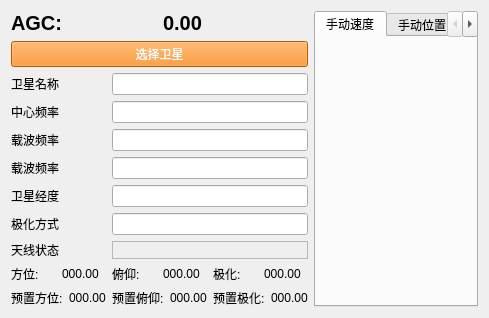
<?xml version="1.0" encoding="UTF-8"?>
<ui version="4.0">
 <class>Man_Widget</class>
 <widget class="QWidget" name="Man_Widget">
  <property name="geometry">
   <rect>
    <x>0</x>
    <y>0</y>
    <width>489</width>
    <height>313</height>
   </rect>
  </property>
  <property name="windowTitle">
   <string>Form</string>
  </property>
  <layout class="QGridLayout" name="gridLayout">
   <item row="0" column="0" colspan="3">
    <layout class="QHBoxLayout" name="horizontalLayout_4">
     <item>
      <widget class="QLabel" name="label_3">
       <property name="font">
        <font>
         <pointsize>15</pointsize>
         <weight>75</weight>
         <bold>true</bold>
        </font>
       </property>
       <property name="text">
        <string>AGC:</string>
       </property>
       <property name="alignment">
        <set>Qt::AlignLeading|Qt::AlignLeft|Qt::AlignVCenter</set>
       </property>
      </widget>
     </item>
     <item>
      <widget class="QLabel" name="label_agc">
       <property name="font">
        <font>
         <pointsize>15</pointsize>
         <weight>75</weight>
         <bold>true</bold>
        </font>
       </property>
       <property name="text">
        <string>0.00</string>
       </property>
      </widget>
     </item>
    </layout>
   </item>
   <item row="0" column="3" rowspan="11">
    <widget class="QTabWidget" name="tabWidget_1">
     <property name="currentIndex">
      <number>0</number>
     </property>
     <widget class="Man_S" name="tab_s_3">
      <attribute name="title">
       <string>手动速度</string>
      </attribute>
     </widget>
     <widget class="Man_P" name="tab_p_3">
      <attribute name="title">
       <string>手动位置</string>
      </attribute>
     </widget>
     <widget class="Man_S_P" name="tab_s_p_3">
      <attribute name="title">
       <string>手动速度+位置</string>
      </attribute>
     </widget>
    </widget>
   </item>
   <item row="1" column="0" colspan="3">
    <widget class="QPushButton" name="button_select_antenna">
     <property name="styleSheet">
      <string notr="true">font : 75 10pt  &quot;黑体&quot;;
color : white;
background-color: rgb(255,128,0);
</string>
     </property>
     <property name="text">
      <string>选择卫星</string>
     </property>
    </widget>
   </item>
   <item row="2" column="0">
    <widget class="QLabel" name="label_19">
     <property name="text">
      <string>卫星名称</string>
     </property>
    </widget>
   </item>
   <item row="2" column="1" colspan="2">
    <widget class="QLineEdit" name="lineEdit_name">
     <property name="styleSheet">
      <string notr="true"/>
     </property>
     <property name="readOnly">
      <bool>true</bool>
     </property>
    </widget>
   </item>
   <item row="3" column="0">
    <widget class="QLabel" name="label_6">
     <property name="text">
      <string>中心频率</string>
     </property>
    </widget>
   </item>
   <item row="3" column="1" colspan="2">
    <widget class="QLineEdit" name="lineEdit_pl">
     <property name="readOnly">
      <bool>true</bool>
     </property>
    </widget>
   </item>
   <item row="4" column="0">
    <widget class="QLabel" name="label_5">
     <property name="text">
      <string>载波频率</string>
     </property>
    </widget>
   </item>
   <item row="4" column="1" colspan="2">
    <widget class="QLineEdit" name="lineEdit_zb_pl">
     <property name="readOnly">
      <bool>true</bool>
     </property>
    </widget>
   </item>
   <item row="5" column="0">
    <widget class="QLabel" name="label_15">
     <property name="text">
      <string>载波频率</string>
     </property>
    </widget>
   </item>
   <item row="5" column="1" colspan="2">
    <widget class="QLineEdit" name="lineEdit_zb_sl">
     <property name="readOnly">
      <bool>true</bool>
     </property>
    </widget>
   </item>
   <item row="6" column="0">
    <widget class="QLabel" name="label_21">
     <property name="text">
      <string>卫星经度</string>
     </property>
    </widget>
   </item>
   <item row="6" column="1" colspan="2">
    <widget class="QLineEdit" name="lineEdit_longitude">
     <property name="readOnly">
      <bool>true</bool>
     </property>
    </widget>
   </item>
   <item row="7" column="0">
    <widget class="QLabel" name="label_18">
     <property name="text">
      <string>极化方式</string>
     </property>
    </widget>
   </item>
   <item row="7" column="1" colspan="2">
    <widget class="QLineEdit" name="lineEdit_pol_model">
     <property name="readOnly">
      <bool>true</bool>
     </property>
    </widget>
   </item>
   <item row="8" column="0">
    <widget class="QLabel" name="label_23">
     <property name="frameShadow">
      <enum>QFrame::Plain</enum>
     </property>
     <property name="text">
      <string>天线状态</string>
     </property>
    </widget>
   </item>
   <item row="8" column="1" colspan="2">
    <widget class="QLabel" name="label_antenna_state">
     <property name="frameShape">
      <enum>QFrame::StyledPanel</enum>
     </property>
     <property name="lineWidth">
      <number>1</number>
     </property>
     <property name="text">
      <string/>
     </property>
     <property name="textFormat">
      <enum>Qt::AutoText</enum>
     </property>
     <property name="scaledContents">
      <bool>false</bool>
     </property>
     <property name="alignment">
      <set>Qt::AlignLeading|Qt::AlignLeft|Qt::AlignVCenter</set>
     </property>
     <property name="wordWrap">
      <bool>false</bool>
     </property>
    </widget>
   </item>
   <item row="9" column="0">
    <layout class="QHBoxLayout" name="horizontalLayout_22">
     <item>
      <widget class="QLabel" name="label_32">
       <property name="text">
        <string>方位:</string>
       </property>
       <property name="textFormat">
        <enum>Qt::AutoText</enum>
       </property>
       <property name="alignment">
        <set>Qt::AlignLeading|Qt::AlignLeft|Qt::AlignVCenter</set>
       </property>
       <property name="wordWrap">
        <bool>false</bool>
       </property>
       <property name="margin">
        <number>0</number>
       </property>
      </widget>
     </item>
     <item>
      <widget class="QLabel" name="label_cur_azm_5">
       <property name="text">
        <string>000.00</string>
       </property>
       <property name="alignment">
        <set>Qt::AlignLeading|Qt::AlignLeft|Qt::AlignVCenter</set>
       </property>
      </widget>
     </item>
    </layout>
   </item>
   <item row="9" column="1">
    <layout class="QHBoxLayout" name="horizontalLayout_25">
     <item>
      <widget class="QLabel" name="label_35">
       <property name="text">
        <string>俯仰:</string>
       </property>
       <property name="alignment">
        <set>Qt::AlignLeading|Qt::AlignLeft|Qt::AlignVCenter</set>
       </property>
      </widget>
     </item>
     <item>
      <widget class="QLabel" name="label_cur_el_5">
       <property name="text">
        <string>000.00</string>
       </property>
      </widget>
     </item>
    </layout>
   </item>
   <item row="9" column="2">
    <layout class="QHBoxLayout" name="horizontalLayout_23">
     <item>
      <widget class="QLabel" name="label_33">
       <property name="text">
        <string>极化:</string>
       </property>
       <property name="alignment">
        <set>Qt::AlignLeading|Qt::AlignLeft|Qt::AlignVCenter</set>
       </property>
      </widget>
     </item>
     <item>
      <widget class="QLabel" name="label_cur_pol_5">
       <property name="text">
        <string>000.00</string>
       </property>
      </widget>
     </item>
    </layout>
   </item>
   <item row="10" column="0">
    <layout class="QHBoxLayout" name="horizontalLayout_21">
     <item>
      <widget class="QLabel" name="label_31">
       <property name="text">
        <string>预置方位:</string>
       </property>
       <property name="alignment">
        <set>Qt::AlignLeading|Qt::AlignLeft|Qt::AlignVCenter</set>
       </property>
      </widget>
     </item>
     <item>
      <widget class="QLabel" name="label_per_azm_5">
       <property name="text">
        <string>000.00</string>
       </property>
      </widget>
     </item>
    </layout>
   </item>
   <item row="10" column="1">
    <layout class="QHBoxLayout" name="horizontalLayout_26">
     <item>
      <widget class="QLabel" name="label_36">
       <property name="text">
        <string>预置俯仰:</string>
       </property>
       <property name="alignment">
        <set>Qt::AlignLeading|Qt::AlignLeft|Qt::AlignVCenter</set>
       </property>
      </widget>
     </item>
     <item>
      <widget class="QLabel" name="label_per_el_5">
       <property name="text">
        <string>000.00</string>
       </property>
      </widget>
     </item>
    </layout>
   </item>
   <item row="10" column="2">
    <layout class="QHBoxLayout" name="horizontalLayout_24">
     <item>
      <widget class="QLabel" name="label_34">
       <property name="text">
        <string>预置极化:</string>
       </property>
       <property name="alignment">
        <set>Qt::AlignLeading|Qt::AlignLeft|Qt::AlignVCenter</set>
       </property>
      </widget>
     </item>
     <item>
      <widget class="QLabel" name="label_per_pol_5">
       <property name="text">
        <string>000.00</string>
       </property>
      </widget>
     </item>
    </layout>
   </item>
  </layout>
 </widget>
 <customwidgets>
  <customwidget>
   <class>Man_S</class>
   <extends>QWidget</extends>
   <header>man_s.h</header>
   <container>1</container>
  </customwidget>
  <customwidget>
   <class>Man_P</class>
   <extends>QWidget</extends>
   <header>man_p.h</header>
   <container>1</container>
  </customwidget>
  <customwidget>
   <class>Man_S_P</class>
   <extends>QWidget</extends>
   <header>man_s_p.h</header>
   <container>1</container>
  </customwidget>
 </customwidgets>
 <resources/>
 <connections/>
</ui>
